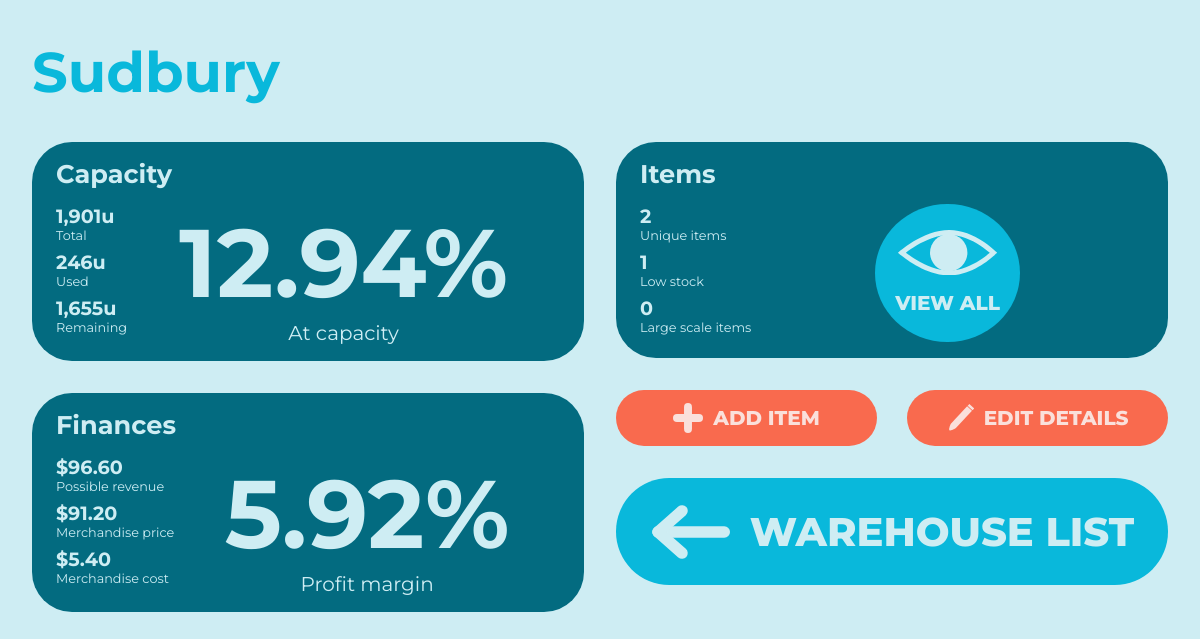
/view-warehouse/Sudbury, run on an earlier commit of the app's database.
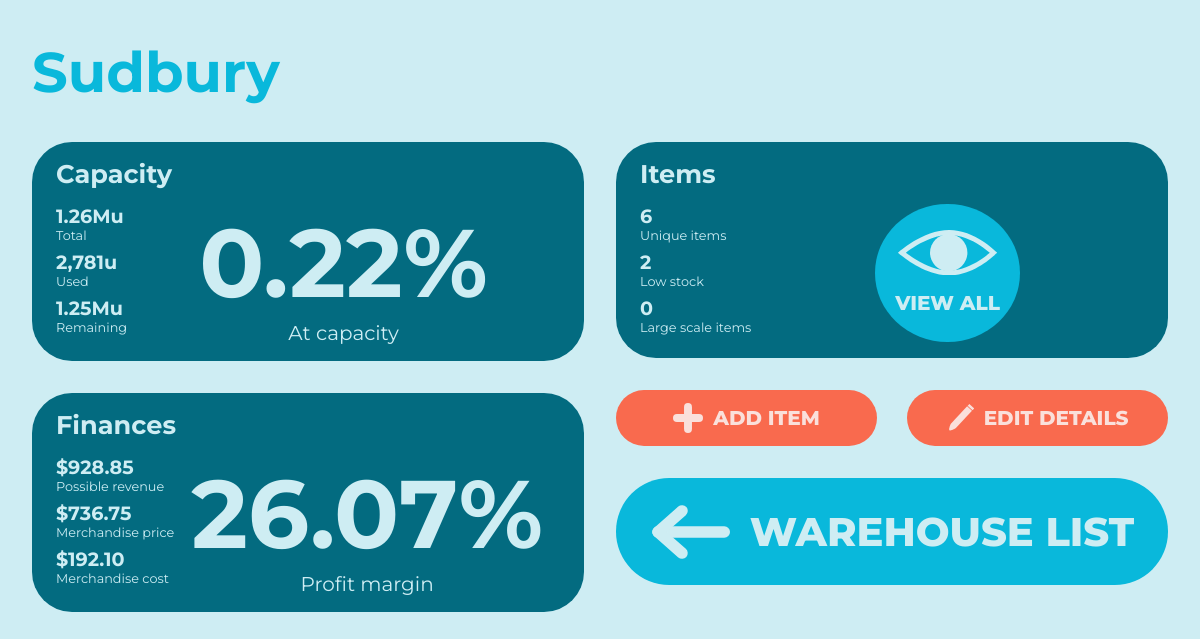
And on a later commit of the database.
### wms/models.py (models this page shows, shortened)
class Warehouse(db.Model):
    _id = db.Column(db.Integer, primary_key=True)
    name = db.Column(db.String(MAXIMUM_NAME_LEN), unique=True, nullable=False)
    capacity = db.Column(db.Integer, nullable=False)
    items = db.relationship("Item", backref="home_warehouse", lazy=True)
    @hybrid_property
    def remaining_capacity(self):
        capacityUsed = 0
        for item in self.items:
            capacityUsed += item.quantity * ItemTemplate.query.filter_by(_id=item.item_template_id).first().size
        return self.capacity - capacityUsed
    @hybrid_property
    def possible_revenue(self):
        revenue = 0
        for item in self.items:
            item_temp = ItemTemplate.query.filter_by(_id=item.item_template_id).first()
            revenue += item.quantity * (item_temp.price - item_temp.cost)
        return revenue
    @hybrid_property
    def total_production_cost(self):
        total_production_cost = 0
        for item in self.items:
            total_production_cost += item.quantity * ItemTemplate.query.filter_by(_id=item.item_template_id).first().cost
        return total_production_cost
    @hybrid_property
    def low_stock_items(self):
        low_stock = []
        for item in self.items:
            if item.quantity <= ItemTemplate.query.filter_by(_id=item.item_template_id).first().low_threshold:
                low_stock.append(item)
        return low_stock
    @hybrid_property
    def large_scale_items(self):
        large = []
        for item in self.items:
            if ItemTemplate.query.filter_by(_id=item.item_template_id).first().size >= LARGE_SCALE_SIZE:
                large.append(item)
        return large

class Item(db.Model):
    _id = db.Column(db.Integer, primary_key=True)
    quantity = db.Column(db.Integer, nullable=False)
    warehouse = db.Column(db.String(MAXIMUM_NAME_LEN), db.ForeignKey('warehouse.name'), nullable=False)
    item_template_id = db.Column(db.Integer, db.ForeignKey('item_template._id'), nullable=False)

class ItemTemplate(db.Model):
    _id = db.Column(db.Integer, primary_key=True)
    name = db.Column(db.String(MAXIMUM_NAME_LEN), unique=True, nullable=False)
    price = db.Column(db.Float, nullable=False)
    cost = db.Column(db.Float, nullable=False)
    size = db.Column(db.Integer, nullable=False)
    low_threshold = db.Column(db.Integer, nullable=False)
    instances = db.relationship('Item', backref='item_template', lazy=True)  # Instances using this item template

### wms/routes.py (the view)
@app.route("/view-warehouse/<warehouse_name>", methods=["GET", "POST"])
def view_warehouse(warehouse_name):
    warehouse = Warehouse.query.filter_by(name=warehouse_name).first()
    warehouseForm = WarehouseForm()
    warehouseForm.editing_details = True
    warehouseForm.current_id = warehouse._id
    itemForm = AddItemForm()
    itemForm.update_choices()
    itemForm.warehouse = warehouse
    if warehouseForm.validate_on_submit():
        warehouse.name = warehouseForm.name.data
        warehouse.capacity = warehouseForm.capacity.data
        db.session.commit()
        return redirect(url_for('view_warehouse', warehouse_name=warehouse.name))
    if itemForm.validate_on_submit():
        db.session.add(Item(quantity=itemForm.quantity.data,
                            warehouse=warehouse.name,
                            item_template_id=ItemTemplate.query.filter_by(name=itemForm.item_name.data).first()._id))
        db.session.commit()
        return redirect(url_for('view_warehouse', warehouse_name=warehouse.name))
    return render_template("view-warehouse.html",
                           warehouse=warehouse,
                           warehouseForm=warehouseForm,
                           itemForm=itemForm,
                           price_format=price_format,
                           capacity_format=capacity_format)

### wms/forms.py (called while the page is built)
    def update_choices(self):
        self.item_name.choices = [item.name for item in ItemTemplate.query.all()]

### wms/functions.py (called while the page is built)
def price_format(price, small=False):
    price = round(price, 2)
    if small:
        if price >= 1000:
            price /= 1000
            return "{:.2f}K".format(price)
    if price < 10000:
        return "{:,.2f}".format(price)
    else:
        if 1000000 < price < 9000000:
            price /= 1000000
            return "{:.2f}M".format(price)
        price /= 1000
        return "{:.2f}K".format(price)

def capacity_format(capacity):
    if capacity < 10000:
        return "{:,}".format(capacity)
    elif 10000 <= capacity <= 999999:
        capacity /= 1000
        return "{:.2f}M".format(capacity)
    else:
        capacity /= 1000000
        return "{:.2f}M".format(capacity)

### wms/templates/view-warehouse.html (shortened to what this page needs)
<!DOCTYPE html>
{% extends "base.html" %}
{% block content %}
<link rel="stylesheet" href="{{url_for('static', filename='view-warehouse.css')}}">
<h1>{{warehouse.name}}</h1>
<div class="main-content">
    <div class="left-half">
        <div class="capacity stats-card">
            <h2>Capacity</h2>
            <div class="stats">
                <ul>
                    <li>
                        <h3>{{capacity_format(warehouse.capacity)}}u</h3>
                        <p>Total</p>
                    </li>
                    <li>
                        <h3>{{capacity_format(warehouse.capacity - warehouse.remaining_capacity)}}u</h3>
                        <p>Used</p>
                    </li>
                    <li>
                        <h3>{{capacity_format(warehouse.remaining_capacity)}}u</h3>
                        <p>Remaining</p>
                    </li>
                </ul>
                <div class="big-stat">
                    <h1>{{price_format((warehouse.capacity - warehouse.remaining_capacity) / warehouse.capacity * 100)}}%</h1>
                    <p>At capacity</p>
                </div>
            </div>
        </div>
        <div class="finances stats-card">
            <h2>Finances</h2>
            <div class="stats">
                <ul>
                    <li>
                        <h3>${{price_format(warehouse.possible_revenue)}}</h3>
                        <p>Possible revenue</p>
                    </li>
                    <li>
                        <h3>${{price_format(warehouse.possible_revenue - warehouse.total_production_cost)}}</h3>
                        <p>Merchandise price</p>
                    </li>
                    <li>
                        <h3>${{price_format(warehouse.total_production_cost)}}</h3>
                        <p>Merchandise cost</p>
                    </li>
                </ul>
                <div class="big-stat">
                    <h1>
                        {% if warehouse.possible_revenue - warehouse.total_production_cost == 0 %}
                            0.00%
                        {% else %}
                            {{price_format(warehouse.total_production_cost / (warehouse.possible_revenue - warehouse.total_production_cost) * 100)}}%
                        {% endif %}
                    </h1>
                    <p>Profit margin</p>
                </div>
            </div>
        </div>
    </div>
    <div class="right-half">
        <div class="items stats-card">
            <h2>Items</h2>
            <div class="stats">
                <ul>
                    <li>
                        <h3>{{warehouse.items|length}}</h3>
                        <p>Unique items</p>
                    </li>
                    <li>
                        <h3>{{warehouse.low_stock_items|length}}</h3>
                        <p>Low stock</p>
                    </li>
                    <li>
                        <h3>{{warehouse.large_scale_items|length}}</h3>
                        <p>Large scale items</p>
                    </li>
                </ul>
                <button class="view-all" id="view-all">
                    <h1>View all</h1>
                </button>
            </div>
        </div>
        <div class="warehouse-buttons">
            <button class="add-item" id="add-item">
                <img src="{{url_for('static', filename='+.svg')}}" alt="+ button">
                <h1>Add item</h1>
            </button>
            <button class="edit-details" id="edit-details">
                <h1>Edit details</h1>
            </button>
        </div>
        <a href="{{url_for('warehouses')}}">
            <button class="home-button" id="home-button">
                <h1>Warehouse list</h1>
            </button>
        </a>
    </div>
</div>
{% endblock content %}

### wms/templates/base.html (shortened to what this page needs)
<!DOCTYPE html>
<html lang="en">
<head>
    <link rel="stylesheet" href="{{url_for('static', filename='main.css')}}">
</head>
<body>
    {% block content %}{% endblock content %}
</body>
</html>

### wms/static/main.css (style rules this page uses)
body, html { margin: 0; padding: 0; background-color: #CEEDF3; font-family: 'Montserrat', sans-serif; scroll-behavior: smooth; }
a, button { cursor: pointer; font-family: 'Montserrat', sans-serif; text-decoration: none; }
a:link, button:link { text-decoration: none !important; }
img { pointer-events: none; -moz-user-select: none; -ms-user-select: none; user-select: none; -webkit-user-select: none; }

### wms/static/view-warehouse.css (style rules this page uses)
body { margin: 0 2em; padding: 0; }
h1 { color: #09B8DB; font-size: 3.5em; margin-bottom: 20px; }
ul, li { list-style: none; margin: 0; padding: 0; }
.main-content { display: -webkit-box; display: -ms-flexbox; display: flex; }
.main-content .left-half, .main-content .right-half { width: 50%; padding: 1em 0; }
.main-content .left-half { padding-right: 1em; }
.main-content .right-half { padding-left: 1em; }
.stats-card { background-color: #036B80; color: #CEEDF3; border-radius: 40px; padding: 1em 1.5em; margin-bottom: 2em; }
.stats-card h3, .stats-card p { margin: 0; }
.stats-card h2 { font-size: 1.6em; margin: 0; margin-bottom: 15px; }
.stats-card h3 { font-size: 1.2em; }
.stats-card p { font-size: .8em; }
.stats-card .stats { display: -webkit-box; display: -ms-flexbox; display: flex; -webkit-box-pack: justify; -ms-flex-pack: justify; justify-content: space-between; }
.stats-card .stats li { margin-bottom: 7px; }
.stats-card .big-stat { text-align: center; margin: 0 auto; }
.stats-card .big-stat h1 { color: #CEEDF3; font-size: 6em; margin: 0; }
.stats-card .big-stat p { margin: 0; font-size: 20px; }
button { border: none; }
.warehouse-buttons { display: -webkit-box; display: -ms-flexbox; display: flex; margin-bottom: 2em; }
.warehouse-buttons button { background-color: #F96A4E; text-transform: uppercase; border-radius: 4em; padding: 1em 0; width: 50%; display: -webkit-box; display: -ms-flexbox; display: flex; -webkit-box-align: center; -ms-flex-align: center; align-items: center; -webkit-box-pack: center; -ms-flex-pack: center; justify-content: center; }
.warehouse-buttons button img { width: 30px; margin-right: 10px; }
.warehouse-buttons button svg { margin-right: 10px; }
.warehouse-buttons .add-item { margin-right: 30px; }
.warehouse-buttons h1 { color: #FAE0DB; font-size: 20px; font-weight: 800; margin: 0; }
.view-all { border-radius: 50%; background-color: #09B8DB; margin: 0 auto; padding: 1.5em; }
.view-all h1 { text-transform: uppercase; font-size: 20px; font-weight: 800; color: #CEEDF3; margin-bottom: 0; }
.home-button { display: -webkit-box; display: -ms-flexbox; display: flex; background-color: #09B8DB; padding: 1em; width: 100%; -webkit-box-pack: center; -ms-flex-pack: center; justify-content: center; -webkit-box-align: center; -ms-flex-align: center; align-items: center; border-radius: 4em; }
.home-button h1 { text-transform: uppercase; color: #CEEDF3; font-size: 40px; font-weight: 800; margin: 0; }
.home-button svg { margin-right: 20px; width: 80px; height: 80px; }
.finances { margin-bottom: 0; }

What changed in the data, as far as the page shows it:
changed Warehouse "Sudbury": capacity "1,901" → "1.26M"; capacity.size "246" → "2,781"; capacity.size "12.94" → "0.22"
changed through a linked row, Item: quantity+item_template "1,655" → "1.25M"; quantity.cost "96.60" → "928.85"; quantity.cost "91.20" → "736.75"; quantity.cost "5.40" → "192.10"; quantity.price "5.92" → "26.07"
Also different on the page:
{{ warehouse.items|length }}: "2" → "6"
{{ warehouse.low_stock_items|length }}: "1" → "2"
